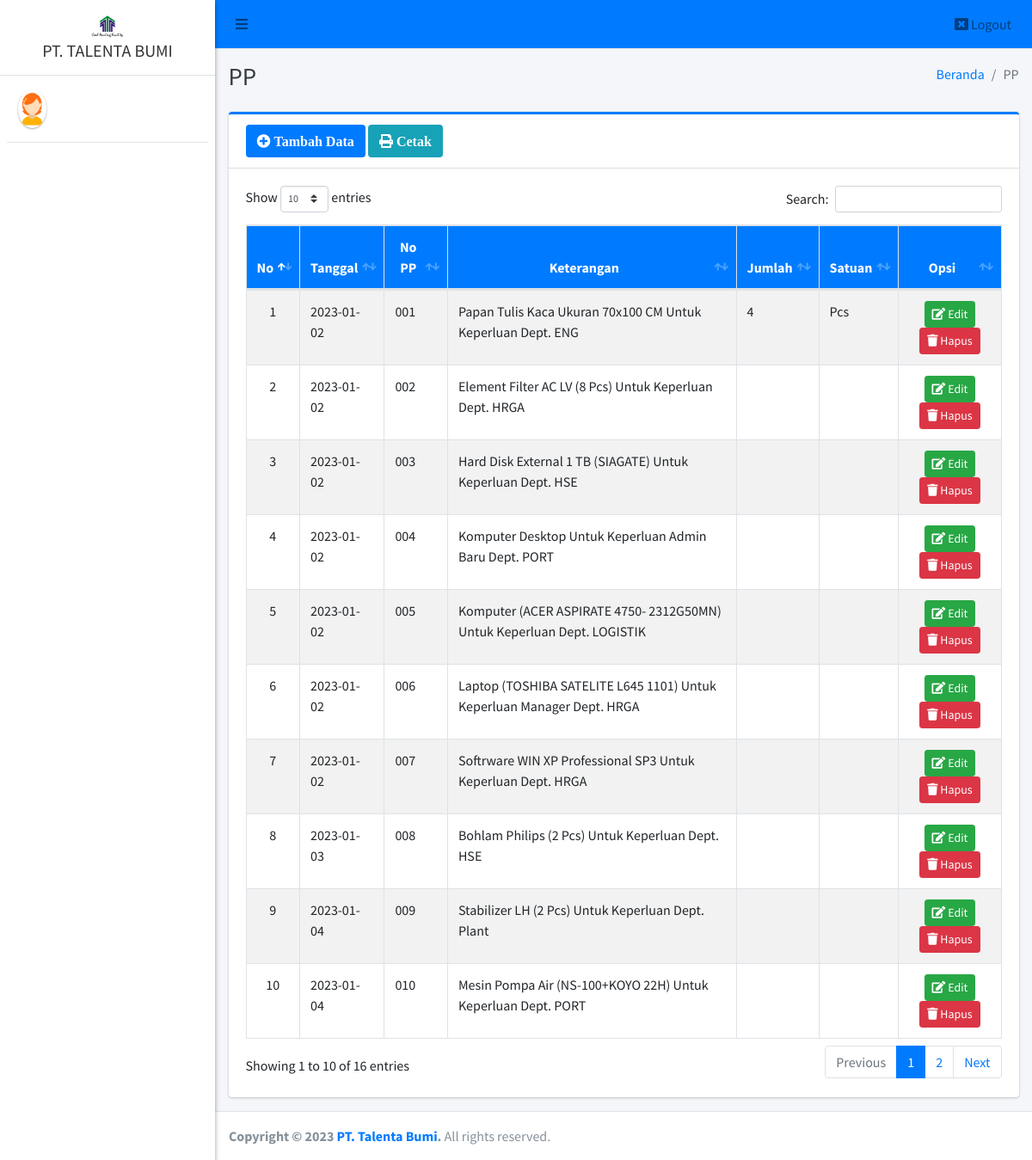
Screenshot of /admin/pp/index.php with the database file from the repository.
### tables this page shows
CREATE TABLE `pp` (
  `id_pp` int(11) NOT NULL,
  `tanggal_permintaan` date NOT NULL,
  `no_pp` varchar(40) NOT NULL,
  `keterangan` text NOT NULL,
  `jumlah` varchar(20) NOT NULL,
  `satuan` varchar(20) NOT NULL
);

### admin/pp/index.php (the view, shortened to what this page needs)
<?php
require '../../config/koneksi.php';
?>
<!DOCTYPE html>
<html>
<?php
include '../../templates/head.php';
?>
<body class="hold-transition sidebar-mini layout-fixed">
    <div class="wrapper">
        <?php
        include '../../templates/navbar.php';
        ?>
        <?php
        include '../../templates/sidebar.php';
        ?>
        <div class="content-wrapper">
            <div class="content-header">
                <div class="container-fluid">
                    <div class="row mb-2">
                        <div class="col-sm-6">
                            <h1 class="m-0 text-dark">PP</h1>
                        </div>
                        <div class="col-sm-6">
                            <ol class="breadcrumb float-sm-right">
                                <li class="breadcrumb-item"><a href="#">Beranda</a></li>
                                <li class="breadcrumb-item active">PP</li>
                            </ol>
                        </div>
                    </div>
                </div>
            </div>
            <section class="content">
                <div class="container-fluid">
                    <div class="row">
                        <div class="col-12">
                            <div class="card card-primary card-outline">
                                <div class="card-header">
                                    <a href="tambah" class="btn bg-primary"><i class="fa fa-plus-circle"> Tambah Data</i></a>
                                    <a href="print" target="blank" class="btn bg-info"><i class="fa fa-print"> Cetak</i></a>
                                </div>
                                <div class="card-body">
                                    <div class="table-responsive">
                                        <table id="example1" class="table table-bordered table-striped">
                                            <thead class="bg-primary">
                                                <tr align="center">
                                                    <th>No</th>
                                                    <th>Tanggal</th>
                                                    <th>No PP</th>
                                                    <th>Keterangan</th>
                                                    <th>Jumlah</th>
                                                    <th>Satuan</th>
                                                    <th>Opsi</th>
                                                </tr>
                                            </thead>
                                            <tbody style="background-color: white">
                                                <?php
                                                $no = 1;
                                                $data = $koneksi->query("SELECT * FROM pp ORDER BY id_pp ASC");
                                                while ($row = $data->fetch_array()) {
                                                ?>
                                                    <tr>
                                                        <td align="center"><?= $no++ ?></td>
                                                        <td><?= $row['tanggal_permintaan'] ?></td>
                                                        <td><?= $row['no_pp'] ?></td>
                                                        <td><?= $row['keterangan'] ?></td>
                                                        <td><?= $row['jumlah'] ?></td>
                                                        <td><?= $row['satuan'] ?></td>
                                                        <td align="center">
                                                            <a href="edit?id=<?= $row['id_pp'] ?>" class="btn btn-success btn-sm" title="Edit"><i class="fa fa-edit"></i> Edit</a>
                                                            <a href="hapus?id=<?= $row['id_pp'] ?>" class="btn btn-danger btn-sm alert-hapus" title="Hapus"><i class="fa fa-trash"></i> Hapus</a>
                                                        </td>
                                                    </tr>
                                                <?php } ?>
                                            </tbody>
                                        </table>
                                    </div>
                                </div>
                            </div>
                        </div>
                    </div>
                </div>
            </section>
        </div>
        <?php include_once "../../templates/footer.php"; ?>
    </div>
</body>
</html>

### rows the page displays
pp: tanggal_permintaan "2023-01-02", no_pp "001", keterangan "Papan Tulis Kaca Ukuran 70x100 CM Untuk Keperluan Dept. ENG", jumlah "4", satuan "Pcs"
pp: tanggal_permintaan "2023-01-02", no_pp "002", keterangan "Element Filter AC LV (8 Pcs) Untuk Keperluan Dept. HRGA"
pp: tanggal_permintaan "2023-01-02", no_pp "003", keterangan "Hard Disk External 1 TB (SIAGATE) Untuk Keperluan Dept. HSE"
pp: tanggal_permintaan "2023-01-02", no_pp "004", keterangan "Komputer Desktop Untuk Keperluan Admin Baru Dept. PORT"
pp: tanggal_permintaan "2023-01-02", no_pp "005", keterangan "Komputer (ACER ASPIRATE 4750- 2312G50MN) Untuk Keperluan Dept. LOGISTIK"
pp: tanggal_permintaan "2023-01-02", no_pp "006", keterangan "Laptop (TOSHIBA SATELITE L645 1101) Untuk Keperluan Manager Dept. HRGA"
pp: tanggal_permintaan "2023-01-02", no_pp "007", keterangan "Softrware WIN XP Professional SP3 Untuk Keperluan Dept. HRGA"
pp: tanggal_permintaan "2023-01-03", no_pp "008", keterangan "Bohlam Philips (2 Pcs) Untuk Keperluan Dept. HSE"
pp: tanggal_permintaan "2023-01-04", no_pp "009", keterangan "Stabilizer LH (2 Pcs) Untuk Keperluan Dept. Plant"
pp: tanggal_permintaan "2023-01-04", no_pp "010", keterangan "Mesin Pompa Air (NS-100+KOYO 22H) Untuk Keperluan Dept. PORT"
